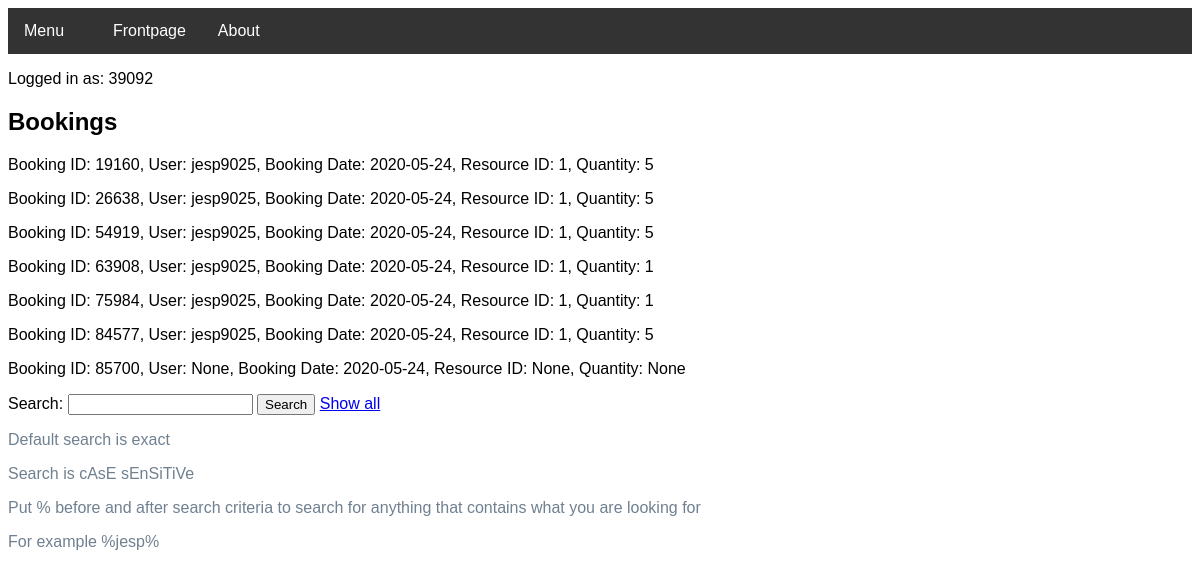
Before: /bookings (signed in) with the older database file.
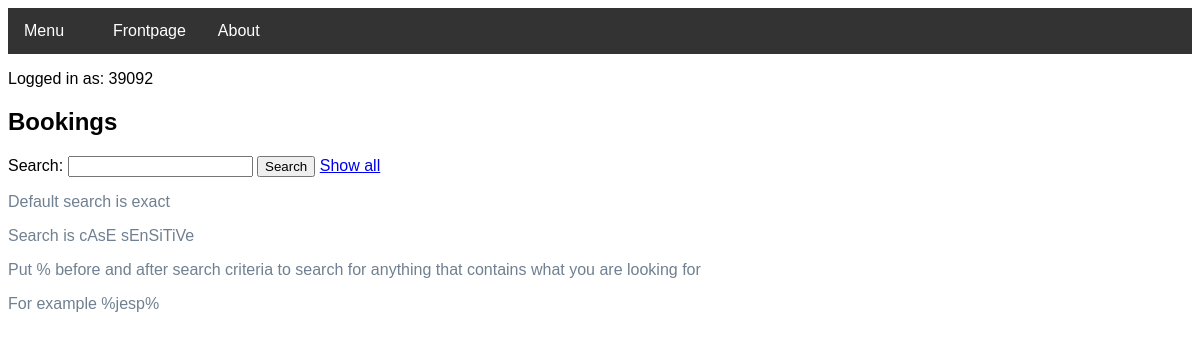
After: the same page with the newer database file.
### tables this page shows
CREATE TABLE Booking (booking_id INTEGER PRIMARY KEY UNIQUE, booking_user_username STRING REFERENCES User (user_username), booking_start DATE, booking_resource_id INTEGER, booking_resource_quantity INTEGER);

### routes.py (the view)
@app.route("/bookings", methods=['GET', 'POST'])
def bookings():
    if "name" not in session:
        return redirect(url_for("login"))
    booking.deleteOldBookings()
    lst = booking.readBooking()
    if request.method == 'POST':
        search=request.form['search']
        lst = booking.readBookingSearch(search)
        return render_template("bookings.html", data=lst, username=session['name'])
    return render_template("bookings.html", data=lst, username=session['name'])

### Project.py (called while the page is built)
    def readBooking(self):
        c = self.conn.cursor()
        c.execute("SELECT 'Booking ID:', booking_id, 'User:', booking_user_username, 'Booking Date:', booking_start, 'Resource ID:', booking_resource_id, 'Quantity:', booking_resource_quantity FROM Booking;")
        lst = c.fetchall()
        c.close()
        return lst

### templates/bookings.html (shortened to what this page needs)
<!DOCTYPE html>
<head>
<link rel="stylesheet" href="../static/theme.css">
<link rel="stylesheet" type="text/css" href="../static/barstyle.css" title="style"/>
</head>
<body>
<div class="navbar">
  <div class="dropdown">
    <button class="dropbtn">Menu
      <i class="fa fa-caret-down"></i>
    </button>
  </div>
  <a href="welcome">Frontpage</a>
  <a href="about">About</a>
</div>
</body>
<p>Logged in as: {{ username }}</p>
<div class="container">
<h2>Bookings</h2>
<body>
   {%for value in data%}
    <p>{{value | replace("(", "") | replace(")", "") | replace(":", "=") | replace("'", "") | replace("=,", ":")}}</p>
   {%endfor%}
  </body>
  <div class="container">
    <form action="" method="post" role="form"autocomplete="off">
      <label for="search">Search:</label>
      <input type="search" class="form-control" id="search" name="search" required>
      <button type="submit" class="btn btn-success">Search</button>
      <a href="bookings">Show all</a>
      </form>
      <p style="color:slategray">Default search is exact</p>
      <p style="color:slategray">Search is cAsE sEnSiTiVe</p>
      <p style="color:slategray">Put % before and after search criteria to search for anything that contains what you are looking for</p>
      <p style="color:slategray">For example %jesp%</p>
  </div>

### static/barstyle.css (style rules this page uses)
body { font-family: Arial, Helvetica, sans-serif; }
.navbar { overflow: hidden; background-color: #333; }
.navbar a { float: left; font-size: 16px; color: white; text-align: center; padding: 14px 16px; text-decoration: none; }
.dropdown { float: left; overflow: hidden; }
.dropdown .dropbtn { font-size: 16px; border: none; outline: none; color: white; padding: 14px 16px; background-color: inherit; font-family: inherit; margin: 0; }

Changed rows visible on the page:
removed Booking: value "Booking ID: 19160, User: jesp9025, Booking Date: 2020-05-24, Resource ID: 1, Quantity: 5"
removed Booking: value "Booking ID: 26638, User: jesp9025, Booking Date: 2020-05-24, Resource ID: 1, Quantity: 5"
removed Booking: value "Booking ID: 54919, User: jesp9025, Booking Date: 2020-05-24, Resource ID: 1, Quantity: 5"
removed Booking: value "Booking ID: 63908, User: jesp9025, Booking Date: 2020-05-24, Resource ID: 1, Quantity: 1"
removed Booking: value "Booking ID: 75984, User: jesp9025, Booking Date: 2020-05-24, Resource ID: 1, Quantity: 1"
removed Booking: value "Booking ID: 84577, User: jesp9025, Booking Date: 2020-05-24, Resource ID: 1, Quantity: 5"
removed Booking: value "Booking ID: 85700, User: None, Booking Date: 2020-05-24, Resource ID: None, Quantity: None"
